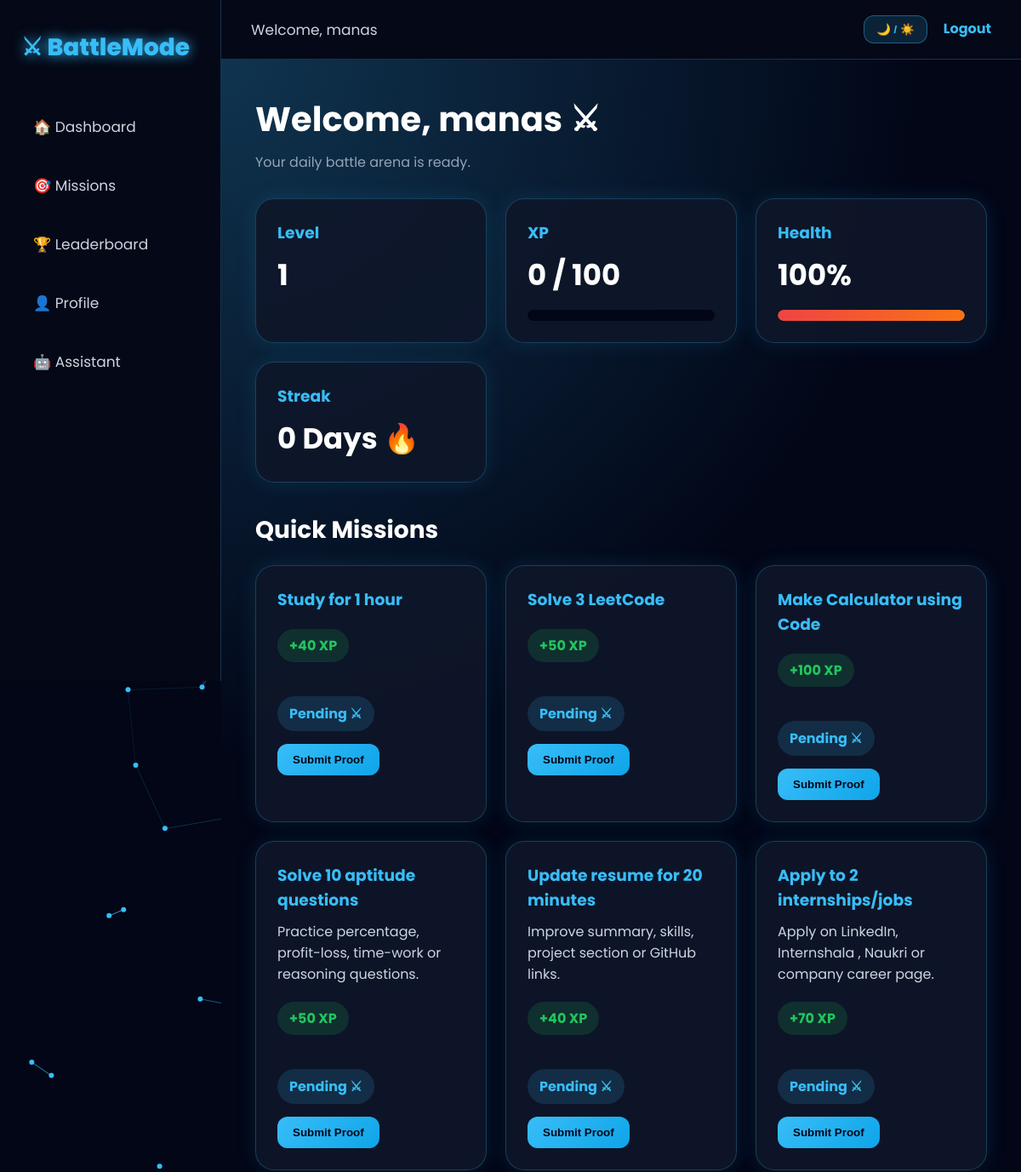
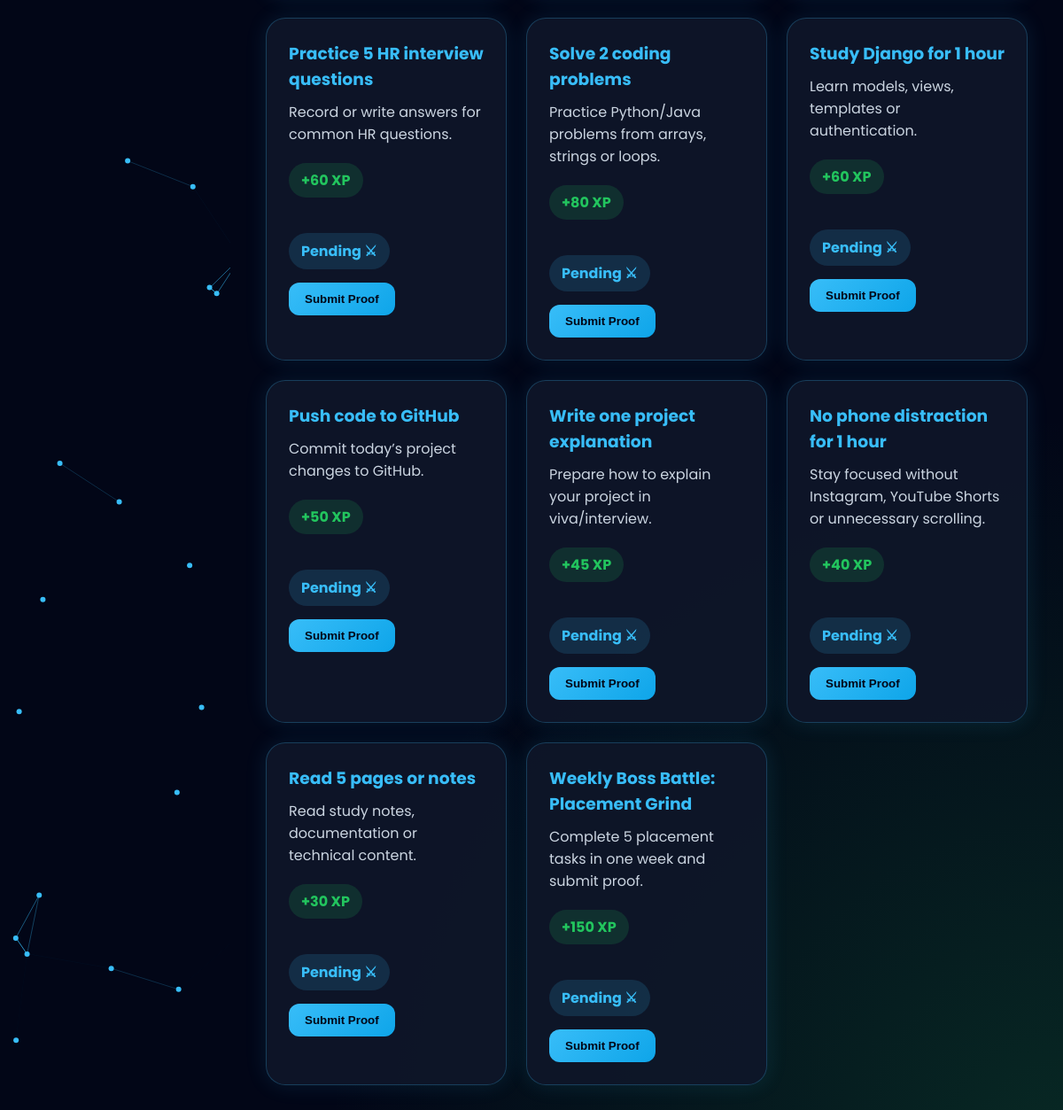
The app's page / (signed in) with its own data (2 pictures, top to bottom).
### game/models.py (models this page shows, shortened)
class Player(models.Model):
    user = models.OneToOneField(User, on_delete=models.CASCADE)
    level = models.IntegerField(default=1)
    xp = models.IntegerField(default=0)
    health = models.IntegerField(default=100)
    streak = models.IntegerField(default=0)
    avatar = models.ImageField(upload_to='avatars/', blank=True, null=True)
    last_active_date = models.DateField(null=True, blank=True)  # 👈 add this

class Mission(models.Model):
    STATUS_CHOICES = (
        ('pending', 'Pending'),
        ('submitted', 'Submitted'),
        ('approved', 'Approved'),
        ('rejected', 'Rejected'),
    )
    player = models.ForeignKey(Player, on_delete=models.CASCADE)
    title = models.CharField(max_length=100)
    description = models.TextField(blank=True)
    xp_reward = models.IntegerField(default=20)
    status = models.CharField(max_length=20, choices=STATUS_CHOICES, default='pending')
    proof_text = models.TextField(blank=True)
    proof_image = models.ImageField(upload_to='mission_proofs/', blank=True, null=True)

### game/views.py (the view)
# urls.py: path('', views.home, name='home'),
def home(request):
    if not request.user.is_authenticated:
        return redirect('login')
    player, created = Player.objects.get_or_create(user=request.user)
    missions = Mission.objects.filter(player=player)
    return render(request, 'home.html', {
        'player': player,
        'missions': missions
    })

### templates/home.html (shortened to what this page needs)
{% extends 'base.html' %}
{% block content %}
<h1>Welcome, {{ request.user.username }} ⚔</h1>
<p class="subtitle">Your daily battle arena is ready.</p>
<div class="stats-grid">
    <div class="stat-card">
        <h3>Level</h3>
        <h2>{{ player.level }}</h2>
    </div>
    <div class="stat-card">
        <h3>XP</h3>
        <h2>{{ player.xp }} / 100</h2>
        <div class="progress">
        </div>
    </div>
    <div class="stat-card">
        <h3>Health</h3>
        <h2>{{ player.health }}%</h2>
        <div class="progress">
            <div class="progress-fill health-fill" data-width="{{ player.health }}"></div>
        </div>
    </div>
    <div class="stat-card">
        <h3>Streak</h3>
        <h2>{{ player.streak }} Days 🔥</h2>
    </div>
</div>
<h2 class="section-title">Quick Missions</h2>
<div class="mission-grid">
{% for mission in missions %}
    <div class="mission-card">
        <h3>{{ mission.title }}</h3>
        <p>{{ mission.description }}</p>
        <span class="xp-badge floating-xp">+{{ mission.xp_reward }} XP</span>
        <br><br>
        {% if mission.status == 'approved' %}
            <span class="status approved">Approved ✅</span>
        {% elif mission.status == 'submitted' %}
            <span class="status submitted">Waiting Approval ⏳</span>
        {% elif mission.status == 'rejected' %}
            <span class="status rejected">Rejected ❌</span>
            <br>
            <a href="{% url 'submit_proof' mission.id %}">
                <button class="btn">Submit Again</button>
            </a>
        {% else %}
            <span class="status pending">Pending ⚔</span>
            <br>
            <a href="{% url 'submit_proof' mission.id %}">
                <button class="btn">Submit Proof</button>
            </a>
        {% endif %}
    </div>
{% empty %}
    <p>No missions added yet.</p>
{% endfor %}
</div>
{% endblock %}

### templates/base.html (shortened to what this page needs)
{% load static %}
<!DOCTYPE html>
<html>
<head>
</head>
<body>
<div id="particles-js"></div>
<div class="sidebar">
    <div class="logo">⚔ BattleMode</div>
    <a href="{% url 'home' %}">🏠 Dashboard</a>
    <a href="{% url 'missions' %}">🎯 Missions</a>
    <a href="{% url 'leaderboard' %}">🏆 Leaderboard</a>
    <a href="{% url 'profile' %}">👤 Profile</a>
    <a href="{% url 'chat' %}">🤖 Assistant</a>
</div>
<div class="topbar">
    <span>Welcome, {{ request.user.username }}</span>
    <div>
    <button class="theme-toggle" onclick="toggleTheme()">🌙 / ☀️</button>
    <a href="{% url 'logout' %}">Logout</a>
</div>
</div>
<div class="main">
    {% block content %}
    {% endblock %}
</div>
</body>
</html>

### templates/base.html (style rules this page uses)
* { margin: 0; padding: 0; box-sizing: border-box; }
body { font-family: 'Poppins', sans-serif; background: #020617; color: white; }
.sidebar { width: 260px; height: 100vh; position: fixed; left: 0; top: 0; background: #050816; padding: 35px 25px; border-right: 1px solid rgba(56, 189, 248, 0.25); }
.logo { font-size: 28px; font-weight: 800; color: #38bdf8; text-shadow: 0 0 15px #38bdf8; margin-bottom: 45px; }
.sidebar a { display: block; color: #cbd5e1; text-decoration: none; font-size: 17px; padding: 14px; border-radius: 14px; margin-bottom: 15px; transition: 0.3s; }
.topbar { margin-left: 260px; height: 70px; background: #050816; border-bottom: 1px solid rgba(56, 189, 248, 0.25); display: flex; justify-content: space-between; align-items: center; padding: 0 35px; }
.topbar span { color: #cbd5e1; font-size: 17px; }
.topbar a { color: #38bdf8; text-decoration: none; font-weight: 700; }
.main { margin-left: 260px; min-height: calc(100vh - 70px); padding: 40px; background: radial-gradient(circle at top left, rgba(56,189,248,0.25), transparent 30%), radial-gradient(circle at bottom right, rgba(34,197,94,0.18), transparent 30%), #020617; }
h1 { font-size: 40px; margin-bottom: 8px; }
.subtitle { color: #94a3b8; margin-bottom: 30px; }
.stats-grid, .mission-grid { display: grid; grid-template-columns: repeat(auto-fit, minmax(230px, 1fr)); gap: 22px; margin-bottom: 35px; }
.stat-card, .mission-card { background: rgba(15, 23, 42, 0.9); border: 1px solid rgba(56, 189, 248, 0.25); border-radius: 22px; padding: 25px; box-shadow: 0 0 25px rgba(56, 189, 248, 0.12); transition: 0.3s; }
.stat-card h3, .mission-card h3 { color: #38bdf8; margin-bottom: 10px; }
.stat-card h2 { font-size: 34px; }
.mission-card p { color: #cbd5e1; margin: 10px 0; }
.progress { height: 13px; background: #020617; border-radius: 30px; overflow: hidden; margin-top: 15px; }
.progress-fill { height: 100%; border-radius: 30px; width: 0; transition: width 1s ease-in-out; }
.health-fill { background: linear-gradient(90deg, #ef4444, #f97316); }
.section-title { font-size: 28px; margin-bottom: 20px; }
.xp-badge { display: inline-block; background: rgba(34, 197, 94, 0.15); color: #22c55e; padding: 7px 14px; border-radius: 30px; font-weight: 700; margin-top: 10px; }
.status { display: inline-block; padding: 8px 14px; border-radius: 30px; font-weight: 700; margin-top: 15px; }
.pending { background: rgba(56, 189, 248, 0.15); color: #38bdf8; }
.btn { background: linear-gradient(135deg, #38bdf8, #0ea5e9); border: none; padding: 11px 18px; border-radius: 12px; color: #020617; font-weight: 800; cursor: pointer; margin-top: 15px; transition: 0.3s; }
#particles-js { position: fixed; width: 100%; height: 100%; z-index: -1; top: 0; left: 0; }
.floating-xp { animation: floatXP 1.8s ease-in-out infinite; }
.theme-toggle { background: rgba(56, 189, 248, 0.15); color: #38bdf8; border: 1px solid rgba(56, 189, 248, 0.4); padding: 8px 14px; border-radius: 12px; font-weight: 800; cursor: pointer; margin-right: 15px; }

### records on screen
Player: level "1", xp "0", health "100", streak "0"
Mission: title "Study for 1 hour", xp_reward "40", status "Pending ⚔"
Mission: title "Solve 3 LeetCode", xp_reward "50", status "Pending ⚔"
Mission: title "Make Calculator using Code", xp_reward "100", status "Pending ⚔"
Mission: title "Solve 10 aptitude questions", description "Practice percentage, profit-loss, time-work or reasoning questions.", xp_reward "50", status "Pending ⚔"
Mission: title "Update resume for 20 minutes", description "Improve summary, skills, project section or GitHub links.", xp_reward "40", status "Pending ⚔"
Mission: title "Apply to 2 internships/jobs", description "Apply on LinkedIn, Internshala , Naukri or company career page.", xp_reward "70", status "Pending ⚔"
Mission: title "Practice 5 HR interview questions", description "Record or write answers for common HR questions.", xp_reward "60", status "Pending ⚔"
Mission: title "Solve 2 coding problems", description "Practice Python/Java problems from arrays, strings or loops.", xp_reward "80", status "Pending ⚔"
Mission: title "Study Django for 1 hour", description "Learn models, views, templates or authentication.", xp_reward "60", status "Pending ⚔"
Mission: title "Push code to GitHub", description "Commit today’s project changes to GitHub.", xp_reward "50", status "Pending ⚔"
Mission: title "Write one project explanation", description "Prepare how to explain your project in viva/interview.", xp_reward "45", status "Pending ⚔"
Mission: title "No phone distraction for 1 hour", description "Stay focused without Instagram, YouTube Shorts or unnecessary scrolling.", xp_reward "40", status "Pending ⚔"
Mission: title "Read 5 pages or notes", description "Read study notes, documentation or technical content.", xp_reward "30", status "Pending ⚔"
Mission: title "Weekly Boss Battle: Placement Grind", description "Complete 5 placement tasks in one week and submit proof.", xp_reward "150", status "Pending ⚔"

### other values on screen
{{ request.user.username }} "manas"
